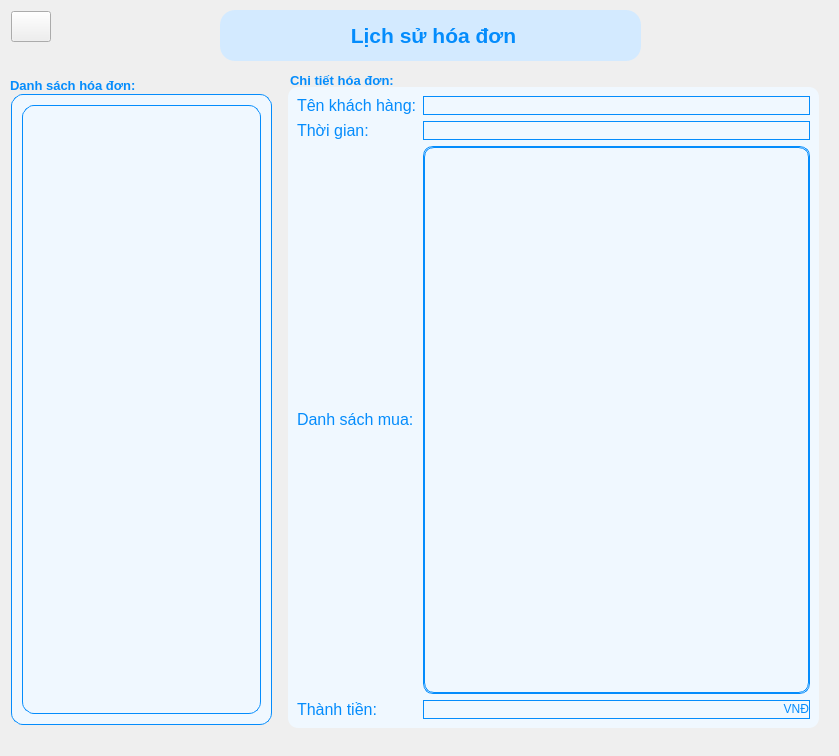
<?xml version="1.0" encoding="UTF-8"?>
<ui version="4.0">
 <class>MainWindow</class>
 <widget class="QMainWindow" name="MainWindow">
  <property name="geometry">
   <rect>
    <x>0</x>
    <y>0</y>
    <width>839</width>
    <height>756</height>
   </rect>
  </property>
  <property name="windowTitle">
   <string>Skibidi Water</string>
  </property>
  <property name="windowIcon">
   <iconset>
    <normaloff>../../../images/skibidi.png</normaloff>../../../images/skibidi.png</iconset>
  </property>
  <widget class="QWidget" name="centralwidget">
   <widget class="QPushButton" name="HomeButton">
    <property name="geometry">
     <rect>
      <x>11</x>
      <y>11</y>
      <width>40</width>
      <height>31</height>
     </rect>
    </property>
    <property name="maximumSize">
     <size>
      <width>40</width>
      <height>16777215</height>
     </size>
    </property>
    <property name="text">
     <string/>
    </property>
    <property name="icon">
     <iconset>
      <normaloff>../../../images/Home.webp</normaloff>../../../images/Home.webp</iconset>
    </property>
   </widget>
   <widget class="QScrollArea" name="scrollArea">
    <property name="geometry">
     <rect>
      <x>11</x>
      <y>94</y>
      <width>261</width>
      <height>631</height>
     </rect>
    </property>
    <property name="maximumSize">
     <size>
      <width>300</width>
      <height>16777215</height>
     </size>
    </property>
    <property name="styleSheet">
     <string notr="true">    background-color: #F0F8FF;
    border: 21px #048cfc;
    border-radius: 12px;
    padding: 10px;
border: 1px solid #048cfc</string>
    </property>
    <property name="widgetResizable">
     <bool>true</bool>
    </property>
    <widget class="QWidget" name="scrollAreaWidgetContents">
     <property name="geometry">
      <rect>
       <x>0</x>
       <y>0</y>
       <width>239</width>
       <height>609</height>
      </rect>
     </property>
     <layout class="QVBoxLayout" name="verticalLayout_2">
      <item>
       <layout class="QVBoxLayout" name="verticalLayout_hoadon"/>
      </item>
     </layout>
    </widget>
   </widget>
   <widget class="QGroupBox" name="groupBox">
    <property name="geometry">
     <rect>
      <x>288</x>
      <y>87</y>
      <width>531</width>
      <height>641</height>
     </rect>
    </property>
    <property name="sizePolicy">
     <sizepolicy hsizetype="Preferred" vsizetype="Preferred">
      <horstretch>0</horstretch>
      <verstretch>0</verstretch>
     </sizepolicy>
    </property>
    <property name="styleSheet">
     <string notr="true">background-color: #F0F8FF;
color: #048cfc;
border-radius: 10px;
</string>
    </property>
    <property name="title">
     <string/>
    </property>
    <layout class="QVBoxLayout" name="verticalLayout_3">
     <item>
      <layout class="QGridLayout" name="gridLayout">
       <item row="2" column="0">
        <widget class="QLabel" name="label_4">
         <property name="maximumSize">
          <size>
           <width>16777215</width>
           <height>300</height>
          </size>
         </property>
         <property name="text">
          <string>&lt;html&gt;&lt;head/&gt;&lt;body&gt;&lt;p&gt;&lt;span style=&quot; font-size:12pt;&quot;&gt;Danh sách mua:&lt;/span&gt;&lt;/p&gt;&lt;/body&gt;&lt;/html&gt;</string>
         </property>
        </widget>
       </item>
       <item row="1" column="0">
        <widget class="QLabel" name="label_3">
         <property name="text">
          <string>&lt;html&gt;&lt;head/&gt;&lt;body&gt;&lt;p&gt;&lt;span style=&quot; font-size:12pt;&quot;&gt;Thời gian:&lt;/span&gt;&lt;/p&gt;&lt;/body&gt;&lt;/html&gt;</string>
         </property>
        </widget>
       </item>
       <item row="0" column="0">
        <widget class="QLabel" name="label_2">
         <property name="text">
          <string>&lt;html&gt;&lt;head/&gt;&lt;body&gt;&lt;p&gt;&lt;span style=&quot; font-size:12pt;&quot;&gt;Tên khách hàng:&lt;/span&gt;&lt;/p&gt;&lt;/body&gt;&lt;/html&gt;</string>
         </property>
        </widget>
       </item>
       <item row="2" column="1">
        <widget class="QScrollArea" name="scrollArea_2">
         <property name="styleSheet">
          <string notr="true">border: 1px solid #048cfc</string>
         </property>
         <property name="widgetResizable">
          <bool>true</bool>
         </property>
         <widget class="QWidget" name="scrollAreaWidgetContents_2">
          <property name="geometry">
           <rect>
            <x>0</x>
            <y>0</y>
            <width>349</width>
            <height>520</height>
           </rect>
          </property>
          <layout class="QVBoxLayout" name="verticalLayout_4">
           <item>
            <layout class="QVBoxLayout" name="verticallayout_listmua"/>
           </item>
          </layout>
         </widget>
        </widget>
       </item>
       <item row="3" column="0">
        <widget class="QLabel" name="label_5">
         <property name="text">
          <string>&lt;html&gt;&lt;head/&gt;&lt;body&gt;&lt;p&gt;&lt;span style=&quot; font-size:12pt;&quot;&gt;Thành tiền:&lt;/span&gt;&lt;/p&gt;&lt;/body&gt;&lt;/html&gt;</string>
         </property>
        </widget>
       </item>
       <item row="3" column="1">
        <widget class="QLabel" name="Thanhtien">
         <property name="enabled">
          <bool>true</bool>
         </property>
         <property name="styleSheet">
          <string notr="true">border: 1px solid #048cfc;
font: 12pt &quot;MS Shell Dlg 2&quot;;</string>
         </property>
         <property name="text">
          <string>&lt;html&gt;&lt;head/&gt;&lt;body&gt;&lt;p align=&quot;right&quot;&gt;VNĐ&lt;/p&gt;&lt;/body&gt;&lt;/html&gt;</string>
         </property>
        </widget>
       </item>
       <item row="0" column="1">
        <widget class="QLabel" name="Tenkhachhang">
         <property name="styleSheet">
          <string notr="true">border: 1px solid #048cfc</string>
         </property>
         <property name="text">
          <string/>
         </property>
        </widget>
       </item>
       <item row="1" column="1">
        <widget class="QLabel" name="NgayMua">
         <property name="styleSheet">
          <string notr="true">border: 1px solid #048cfc</string>
         </property>
         <property name="text">
          <string/>
         </property>
        </widget>
       </item>
      </layout>
     </item>
    </layout>
   </widget>
   <widget class="QLabel" name="label_6">
    <property name="geometry">
     <rect>
      <x>10</x>
      <y>70</y>
      <width>241</width>
      <height>31</height>
     </rect>
    </property>
    <property name="text">
     <string>&lt;html&gt;&lt;head/&gt;&lt;body&gt;&lt;p&gt;&lt;span style=&quot; font-size:10pt; font-weight:696; color:#048cfc;&quot;&gt;Danh sách hóa đơn:&lt;/span&gt;&lt;/p&gt;&lt;/body&gt;&lt;/html&gt;</string>
    </property>
   </widget>
   <widget class="QLabel" name="label_7">
    <property name="geometry">
     <rect>
      <x>290</x>
      <y>70</y>
      <width>527</width>
      <height>21</height>
     </rect>
    </property>
    <property name="text">
     <string>&lt;html&gt;&lt;head/&gt;&lt;body&gt;&lt;p&gt;&lt;span style=&quot; font-size:10pt; font-weight:696; color:#048cfc;&quot;&gt;Chi tiết hóa đơn:&lt;/span&gt;&lt;/p&gt;&lt;/body&gt;&lt;/html&gt;</string>
    </property>
   </widget>
   <widget class="QLabel" name="label">
    <property name="geometry">
     <rect>
      <x>220</x>
      <y>10</y>
      <width>421</width>
      <height>51</height>
     </rect>
    </property>
    <property name="font">
     <font>
      <pointsize>16</pointsize>
      <weight>75</weight>
      <bold>true</bold>
     </font>
    </property>
    <property name="styleSheet">
     <string notr="true">color: rgb(4, 140, 252);
border-radius: 15px;
padding: 5px;
background-color: rgb(211, 234, 255);</string>
    </property>
    <property name="text">
     <string>&lt;html&gt;&lt;head/&gt;&lt;body&gt;&lt;p align=&quot;center&quot;&gt;&lt;span style=&quot; font-weight:696; color:#048cfc;&quot;&gt;Lịch sử hóa đơn&lt;/span&gt;&lt;/p&gt;&lt;/body&gt;&lt;/html&gt;</string>
    </property>
   </widget>
   <widget class="QLabel" name="label_8">
    <property name="geometry">
     <rect>
      <x>-30</x>
      <y>0</y>
      <width>881</width>
      <height>761</height>
     </rect>
    </property>
    <property name="text">
     <string/>
    </property>
   </widget>
   <zorder>label_8</zorder>
   <zorder>scrollArea</zorder>
   <zorder>groupBox</zorder>
   <zorder>label_6</zorder>
   <zorder>HomeButton</zorder>
   <zorder>label_7</zorder>
   <zorder>label</zorder>
  </widget>
  <action name="actionExit">
   <property name="icon">
    <iconset>
     <normaloff>../images/download.jpg</normaloff>../images/download.jpg</iconset>
   </property>
   <property name="text">
    <string>Exit</string>
   </property>
   <property name="shortcut">
    <string>Esc</string>
   </property>
  </action>
  <action name="actionTxt_File">
   <property name="text">
    <string>Txt File</string>
   </property>
  </action>
  <action name="actionCSV_File">
   <property name="text">
    <string>CSV File</string>
   </property>
  </action>
  <action name="actionXML_File">
   <property name="text">
    <string>XML File</string>
   </property>
  </action>
  <action name="actionJSON_File_import">
   <property name="text">
    <string>JSON File</string>
   </property>
  </action>
  <action name="actionExcel_File_Import">
   <property name="icon">
    <iconset>
     <normaloff>../images/bachkhoa.png</normaloff>../images/bachkhoa.png</iconset>
   </property>
   <property name="text">
    <string>Excel File</string>
   </property>
   <property name="shortcut">
    <string>Ctrl+I</string>
   </property>
  </action>
  <action name="actionPickle_File">
   <property name="text">
    <string>Pickle File</string>
   </property>
  </action>
  <action name="actionTxt_File_2">
   <property name="text">
    <string>Txt File</string>
   </property>
  </action>
  <action name="actionCSV_File_2">
   <property name="text">
    <string>CSV File</string>
   </property>
  </action>
  <action name="action">
   <property name="text">
    <string>XML File</string>
   </property>
  </action>
  <action name="actionJSON_File_export">
   <property name="text">
    <string>JSON File</string>
   </property>
  </action>
  <action name="actionExcel_File_Export">
   <property name="icon">
    <iconset>
     <normaloff>../images/bachkhoa.png</normaloff>../images/bachkhoa.png</iconset>
   </property>
   <property name="text">
    <string>Excel File</string>
   </property>
   <property name="shortcut">
    <string>Ctrl+E</string>
   </property>
  </action>
  <action name="actionPickle_File_2">
   <property name="text">
    <string>Pickle File</string>
   </property>
  </action>
  <action name="actionHelp">
   <property name="icon">
    <iconset>
     <normaloff>../images/logo-fpt.jpg</normaloff>../images/logo-fpt.jpg</iconset>
   </property>
   <property name="text">
    <string>Current Help</string>
   </property>
   <property name="shortcut">
    <string>F1</string>
   </property>
  </action>
  <action name="actionAbou">
   <property name="icon">
    <iconset>
     <normaloff>../images/images.png</normaloff>../images/images.png</iconset>
   </property>
   <property name="text">
    <string>About</string>
   </property>
  </action>
 </widget>
 <resources/>
 <connections/>
</ui>
